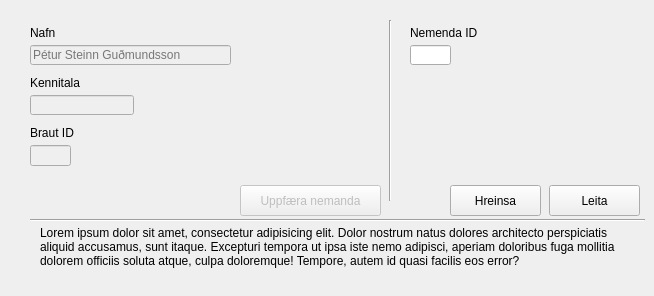
      <widget class="QWidget" name="studentsTabUpdate">
       <attribute name="title">
        <string>Nemandi</string>
       </attribute>
       <widget class="Line" name="line_38">
        <property name="geometry">
         <rect>
          <x>30</x>
          <y>210</y>
          <width>615</width>
          <height>20</height>
         </rect>
        </property>
        <property name="orientation">
         <enum>Qt::Horizontal</enum>
        </property>
       </widget>
       <widget class="QPushButton" name="pushButton_33">
        <property name="enabled">
         <bool>false</bool>
        </property>
        <property name="geometry">
         <rect>
          <x>240</x>
          <y>185</y>
          <width>141</width>
          <height>31</height>
         </rect>
        </property>
        <property name="sizePolicy">
         <sizepolicy hsizetype="Minimum" vsizetype="Fixed">
          <horstretch>0</horstretch>
          <verstretch>0</verstretch>
         </sizepolicy>
        </property>
        <property name="layoutDirection">
         <enum>Qt::LeftToRight</enum>
        </property>
        <property name="autoFillBackground">
         <bool>false</bool>
        </property>
        <property name="text">
         <string>Uppfæra nemanda</string>
        </property>
        <property name="autoDefault">
         <bool>false</bool>
        </property>
        <property name="default">
         <bool>true</bool>
        </property>
        <property name="flat">
         <bool>false</bool>
        </property>
       </widget>
       <widget class="QLineEdit" name="lineEdit_54">
        <property name="enabled">
         <bool>false</bool>
        </property>
        <property name="geometry">
         <rect>
          <x>30</x>
          <y>45</y>
          <width>201</width>
          <height>20</height>
         </rect>
        </property>
        <property name="focusPolicy">
         <enum>Qt::StrongFocus</enum>
        </property>
        <property name="text">
         <string/>
        </property>
        <property name="maxLength">
         <number>75</number>
        </property>
        <property name="placeholderText">
         <string>Pétur Steinn Guðmundsson</string>
        </property>
       </widget>
       <widget class="QLineEdit" name="lineEdit_55">
        <property name="enabled">
         <bool>false</bool>
        </property>
        <property name="geometry">
         <rect>
          <x>30</x>
          <y>95</y>
          <width>104</width>
          <height>20</height>
         </rect>
        </property>
        <property name="focusPolicy">
         <enum>Qt::StrongFocus</enum>
        </property>
        <property name="text">
         <string/>
        </property>
        <property name="maxLength">
         <number>75</number>
        </property>
        <property name="placeholderText">
         <string/>
        </property>
       </widget>
       <widget class="QLabel" name="label_149">
        <property name="geometry">
         <rect>
          <x>30</x>
          <y>70</y>
          <width>101</width>
          <height>20</height>
         </rect>
        </property>
        <property name="layoutDirection">
         <enum>Qt::LeftToRight</enum>
        </property>
        <property name="text">
         <string>Kennitala</string>
        </property>
        <property name="alignment">
         <set>Qt::AlignBottom|Qt::AlignLeading|Qt::AlignLeft</set>
        </property>
       </widget>
       <widget class="QLabel" name="label_150">
        <property name="geometry">
         <rect>
          <x>30</x>
          <y>20</y>
          <width>101</width>
          <height>20</height>
         </rect>
        </property>
        <property name="layoutDirection">
         <enum>Qt::LeftToRight</enum>
        </property>
        <property name="text">
         <string>Nafn</string>
        </property>
        <property name="alignment">
         <set>Qt::AlignBottom|Qt::AlignLeading|Qt::AlignLeft</set>
        </property>
       </widget>
       <widget class="QLabel" name="label_152">
        <property name="geometry">
         <rect>
          <x>40</x>
          <y>226</y>
          <width>591</width>
          <height>61</height>
         </rect>
        </property>
        <property name="text">
         <string>Lorem ipsum dolor sit amet, consectetur adipisicing elit. Dolor nostrum natus dolores architecto perspiciatis aliquid accusamus, sunt itaque. Excepturi tempora ut ipsa iste nemo adipisci, aperiam doloribus fuga mollitia dolorem officiis soluta atque, culpa doloremque! Tempore, autem id quasi facilis eos error?</string>
        </property>
        <property name="textFormat">
         <enum>Qt::AutoText</enum>
        </property>
        <property name="scaledContents">
         <bool>false</bool>
        </property>
        <property name="alignment">
         <set>Qt::AlignLeading|Qt::AlignLeft|Qt::AlignTop</set>
        </property>
        <property name="wordWrap">
         <bool>true</bool>
        </property>
       </widget>
       <widget class="QLineEdit" name="lineEdit_56">
        <property name="geometry">
         <rect>
          <x>410</x>
          <y>45</y>
          <width>41</width>
          <height>20</height>
         </rect>
        </property>
        <property name="inputMask">
         <string/>
        </property>
        <property name="text">
         <string/>
        </property>
        <property name="maxLength">
         <number>11</number>
        </property>
        <property name="placeholderText">
         <string/>
        </property>
       </widget>
       <widget class="QPushButton" name="pushButton_41">
        <property name="geometry">
         <rect>
          <x>549</x>
          <y>185</y>
          <width>91</width>
          <height>31</height>
         </rect>
        </property>
        <property name="text">
         <string>Leita</string>
        </property>
       </widget>
       <widget class="QLabel" name="label_168">
        <property name="geometry">
         <rect>
          <x>410</x>
          <y>20</y>
          <width>101</width>
          <height>20</height>
         </rect>
        </property>
        <property name="text">
         <string>Nemenda ID</string>
        </property>
        <property name="alignment">
         <set>Qt::AlignBottom|Qt::AlignLeading|Qt::AlignLeft</set>
        </property>
       </widget>
       <widget class="Line" name="line_46">
        <property name="geometry">
         <rect>
          <x>380</x>
          <y>20</y>
          <width>20</width>
          <height>181</height>
         </rect>
        </property>
        <property name="orientation">
         <enum>Qt::Vertical</enum>
        </property>
       </widget>
       <widget class="QLineEdit" name="lineEdit_35">
        <property name="enabled">
         <bool>false</bool>
        </property>
        <property name="geometry">
         <rect>
          <x>30</x>
          <y>145</y>
          <width>41</width>
          <height>21</height>
         </rect>
        </property>
        <property name="text">
         <string/>
        </property>
        <property name="maxLength">
         <number>11</number>
        </property>
        <property name="clearButtonEnabled">
         <bool>false</bool>
        </property>
       </widget>
       <widget class="QLabel" name="label_65">
        <property name="geometry">
         <rect>
          <x>30</x>
          <y>120</y>
          <width>101</width>
          <height>20</height>
         </rect>
        </property>
        <property name="layoutDirection">
         <enum>Qt::LeftToRight</enum>
        </property>
        <property name="text">
         <string>Braut ID</string>
        </property>
        <property name="alignment">
         <set>Qt::AlignBottom|Qt::AlignLeading|Qt::AlignLeft</set>
        </property>
       </widget>
       <widget class="QPushButton" name="pushButton_49">
        <property name="geometry">
         <rect>
          <x>450</x>
          <y>185</y>
          <width>91</width>
          <height>31</height>
         </rect>
        </property>
        <property name="text">
         <string>Hreinsa</string>
        </property>
       </widget>
      </widget>
